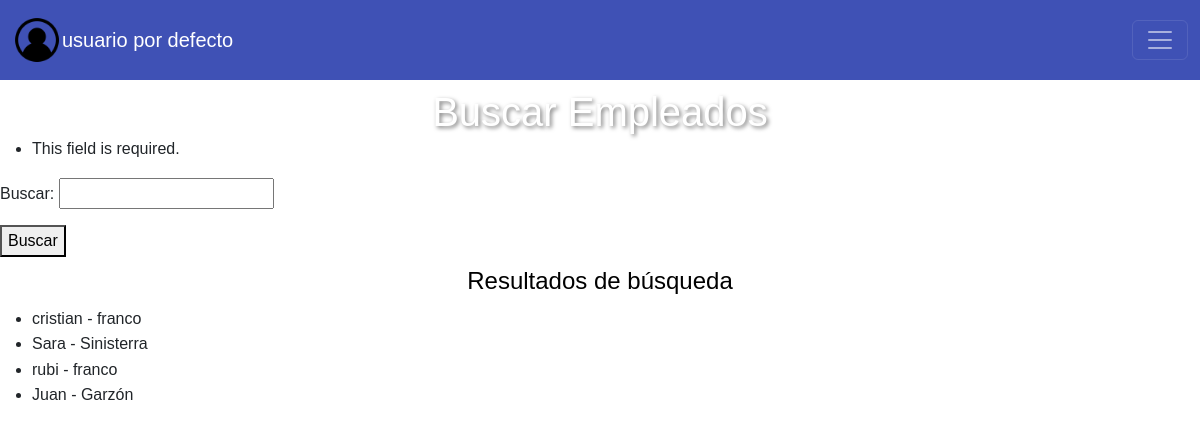
The app's page /buscar_empleado/, older data.
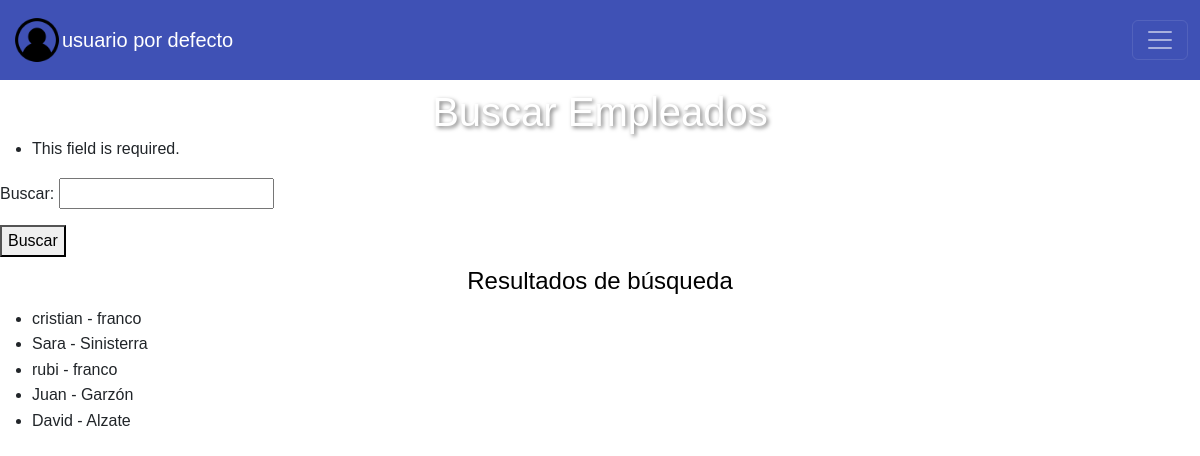
The same page, newer data.
### helados/models.py (models this page shows, shortened)
class Empleado (models.Model):
    nombre = models.CharField(max_length=200)
    apellido = models.CharField(max_length=200)
    documento = models.IntegerField (blank= False)
    telefono = models.IntegerField(blank= False, default=0)
    activo = models.BooleanField(default=True)

### helados/views.py (the view)
# urls.py: path('buscar_empleado/', views.buscarEmpleado, name='buscar_empleado'),
def buscarEmpleado(request):
    form = BusquedaForm(request.GET)
    print(form)
    empleados = Empleado.objects.all()  # Obtiene todos los empleados por defecto
    if form.is_valid():
        query = form.cleaned_data['query']
        if query:
            empleados = empleados.filter(nombre__icontains=query)
    return render(request, 'buscar_empleado.html', {'form': form, 'empleados': empleados})

### helados/forms.py
class BusquedaForm(forms.Form):
    query = forms.CharField(label='Buscar', max_length=100, required=True)

### helados/frontend/templates/buscar_empleado.html (shortened to what this page needs)
{% extends 'layouts/base.html' %}
{% block content %}
    <h1>Buscar Empleados</h1>
    {% if form %}
        <form method="get">
            {{ form.as_p }}
            <button type="submit">Buscar</button>
        </form>
    {% else %}
        <p>Formulario no disponible.</p>
    {% endif %}
    <h2>Resultados de búsqueda</h2>
    {% if empleados %}
        <ul>
            {% for empleado in empleados %}
                <li>{{ empleado.nombre }} - {{ empleado.apellido }}</li>
            {% endfor %}
        </ul>
    {% else %}
        <p>No se encontraron empleados.</p>
    {% endif %}
{% endblock %}

Row changes from the older to the newer data that the page shows:
added Empleado: nombre "David", apellido "Alzate"
